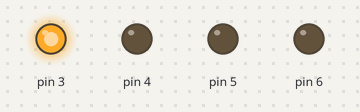
This sketch was run on a simulated Arduino Uno, built with avr-gcc and run on an emulated ATmega328P. Shown: output pins drawn as LEDs (lit = HIGH).

Above: at 0.2 s.
At 1.0 s:
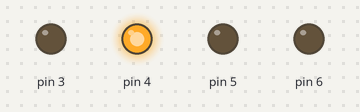
At 2.2 s:
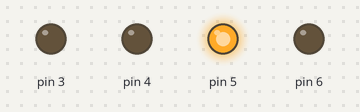
At 4.0 s:
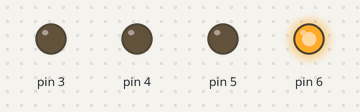
Timing chart, 0 to 6.5 s (numbered marks = the images above):
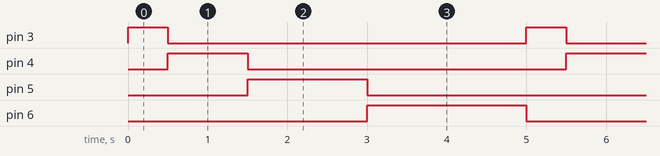

Measured:
- by itself, pin 3: alternates HIGH for 0.50 s and LOW for 4.5 s
- by itself, pin 4: alternates HIGH for 1.0 s and LOW for 4.0 s
- by itself, pin 5: alternates HIGH for 1.5 s and LOW for 3.5 s
- by itself, pin 6: alternates HIGH for 2.0 s and LOW for 3.0 s

The sketch:

led.ino
```cpp
void setup() {
  pinMode(3, OUTPUT);
  pinMode(4, OUTPUT);
  pinMode(5, OUTPUT);
  pinMode(6, OUTPUT);

}

void loop() {
  digitalWrite(3, HIGH);
  digitalWrite(4, LOW);
  digitalWrite(5, LOW);
  digitalWrite(6, LOW);
  delay(500);
  digitalWrite(3, LOW);
  digitalWrite(4, HIGH);
  digitalWrite(5, LOW);
  digitalWrite(6, LOW);
  delay(1000);
  digitalWrite(3, LOW);
  digitalWrite(4, LOW);
  digitalWrite(5, HIGH);
  digitalWrite(6, LOW);
  delay(1500);
  digitalWrite(3, LOW);
  digitalWrite(4, LOW);
  digitalWrite(5, LOW);
  digitalWrite(6, HIGH);
  delay(2000);

}
```
